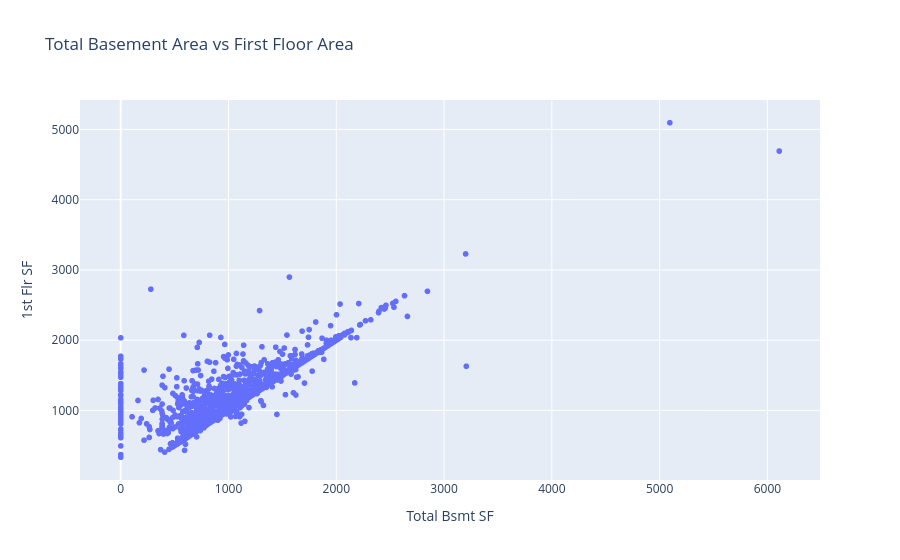

Notebook source saved alongside this figure:
### Code cell
fig = px.scatter(
    X_train,
    x="Total Bsmt SF",
    y="1st Flr SF",
    title="Total Basement Area vs First Floor Area"
)

fig.show()

### Figure 1 — Plotly figure (JSON) as saved in the notebook; plotly's stock layout.template omitted (floating-point values rounded to 4 significant figures; data arrays with more than 128 entries replaced by an {"elided": "..."} marker saying what was removed)
{"data": [{"hovertemplate": "Total Bsmt SF=%{x}<br>1st Flr SF=%{y}<extra></extra>", "legendgroup": "", "marker": {"color": "#636efa", "symbol": "circle"}, "mode": "markers", "name": "", "showlegend": false, "type": "scattergl", "x": {"elided": "2344 float values"}, "xaxis": "x", "y": {"elided": "2344 int values"}, "yaxis": "y"}], "layout": {"legend": {"tracegroupgap": 0}, "title": {"text": "Total Basement Area vs First Floor Area"}, "xaxis": {"anchor": "y", "domain": [0, 1], "title": {"text": "Total Bsmt SF"}}, "yaxis": {"anchor": "x", "domain": [0, 1], "title": {"text": "1st Flr SF"}}}}
